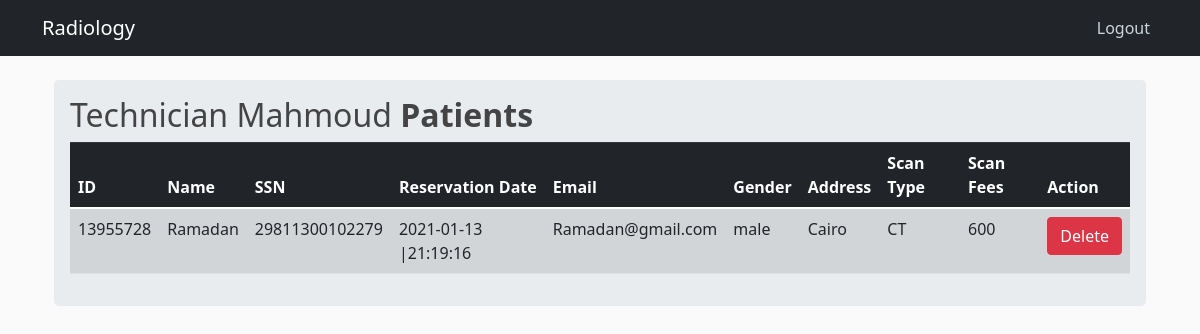
The app's page /admin/tech_patients/6737589/ (signed in) with its own data.
### RIS/models.py (models this page shows, shortened)
class Technician(db.Model):
    id = db.Column(db.Integer, primary_key=True)
    name = db.Column(db.String(50), unique=False, nullable=False)
    ssn = db.Column(db.String(14), unique=True, nullable=False)
    dob = db.Column(db.DateTime, nullable=False)
    date_created = db.Column(db.DateTime, nullable=False, default = datetime.utcnow())
    email = db.Column(db.String(120), unique=True, nullable=False)
    gender = db.Column(db.String(6), nullable=False)
    address = db.Column(db.String(200))
    salary = db.Column(db.Integer, nullable=False, default=5000)
    scans = db.relationship('Scan', backref='technician', lazy=True)

class Scan(db.Model):
    id = db.Column(db.Integer, primary_key=True)
    scan_type = db.Column(db.String(100), nullable=False)
    scan_date = db.Column(db.DateTime, nullable=False, default=datetime.utcnow())
    fees = db.Column(db.Integer, nullable=False)
    image_file = db.Column(db.String(20), nullable=True, default='default.jpg')
    report_title = db.Column(db.Text, nullable=True)
    report_content = db.Column(db.Text, nullable=True)
    report_summary = db.Column(db.Text, nullable=True)
    patient_id = db.Column(db.Integer, db.ForeignKey('patient.id'), nullable=False)
    receptionist_id = db.Column(db.Integer, db.ForeignKey('receptionist.id'), nullable=False)
    technician_id = db.Column(db.Integer, db.ForeignKey('technician.id'), nullable=False)
    doctor_id = db.Column(db.Integer, db.ForeignKey('doctor.id'), nullable=False)

class Patient(db.Model):
    id = db.Column(db.Integer, primary_key=True)
    name = db.Column(db.String(50), unique=False, nullable=False)
    ssn = db.Column(db.String(14), unique=True, nullable=False)
    date_created = db.Column(db.DateTime, nullable=False, default = datetime.utcnow())
    email = db.Column(db.String(120), unique=True, nullable=False)
    gender = db.Column(db.String(6), nullable=False)
    address = db.Column(db.String(200))
    dob = db.Column(db.DateTime, nullable=False)
    age = db.Column(db.Integer, nullable=False)
    scans = db.relationship('Scan', backref='patient', lazy=True)

### RIS/routes.py (the view)
@app.route("/admin/tech_patients/<int:id>/")
@login_required
def tech_patients(id):
    if current_user.email[-5] == 'A':
        technician = Technician.query.filter_by(id = id).first()
        tech_patients = Scan.query.filter_by(technician=technician)
        return render_template("tech_patients.html", p_data = tech_patients, name=technician.name)
    else:
        abort(403)

### RIS/models.py (called while the page is built)
@login_manager.user_loader
def load_user(user_id):
    return User.query.get(int(user_id))

### RIS/templates/tech_patients.html (shortened to what this page needs)
{% extends "layout.html" %}
{% block homepage %}
    <a class="navbar-brand mr-4" href="{{ url_for('recep') }}">Radiology</a>
{% endblock homepage %}
{% block navbar %}
    <a class="nav-item nav-link" href="{{ url_for('logout') }}">Logout</a>
{% endblock navbar %}
{% block content %}
<div class="container">
    <div class="row">
        <div class="col md-12">
            <div class="jumbotron p-3">
                <h2>Technician {{ name }} <b>Patients</b></h2>
                <table class="table table-hover table-striped">
                    <thead class="thead-dark">
                        <tr>
                            <th>ID</th>
                            <th>Name</th>
                            <th>SSN</th>
                            <th>Reservation Date</th>
                            <th>Email</th>
                            <th>Gender</th>
                            <th>Address</th>
                            <th>Scan Type</th>
                            <th>Scan Fees</th>
                            <th>Action</th>
                        </tr>
                    </thead>
                    <tbody>
                        {% for row in p_data %}
                            <tr>
                                <td>{{row.patient.id}}</td>
                                <td>{{row.patient.name}}</td>
                                <td>{{row.patient.ssn}}</td>
                                <td>{{row.scan_date.strftime('%Y-%m-%d |%H:%M:%S') }}</td>
                                <td>{{row.patient.email}}</td>
                                <td>{{row.patient.gender}}</td>
                                <td>{{row.patient.address}}</td>
                                <td>{{row.scan_type}}</td>
                                <td>{{row.fees}}</td>
                                <td>
                                    <a href="/delete/{{row.id}}" class="btn btn-danger btn-xs"
                                        onclick="return confirm('Are You Sure To Delete ?')">Delete</a>
                                </td>
                            </tr>
                        {% endfor %}
                    </tbody>
                </table>
            </div>
        </div>
    </div>
</div>
{% endblock %}

### RIS/static/main.css (style rules this page uses)
body { background: #fafafa; color: #333333; margin-top: 5rem; }
h1, h2, h3, h4, h5, h6 { color: #444444; }
.site-header .navbar-nav .nav-link { color: #cbd5db; }

### records on screen
Technician: name "Mahmoud"
Scan: patient.id "13955728", patient.name "Ramadan", patient.ssn "29811300102279", scan_date "2021-01-13 |21:19:16", patient.email "Ramadan@gmail.com", patient.gender "male", patient.address "Cairo", scan_type "CT", fees "600"
